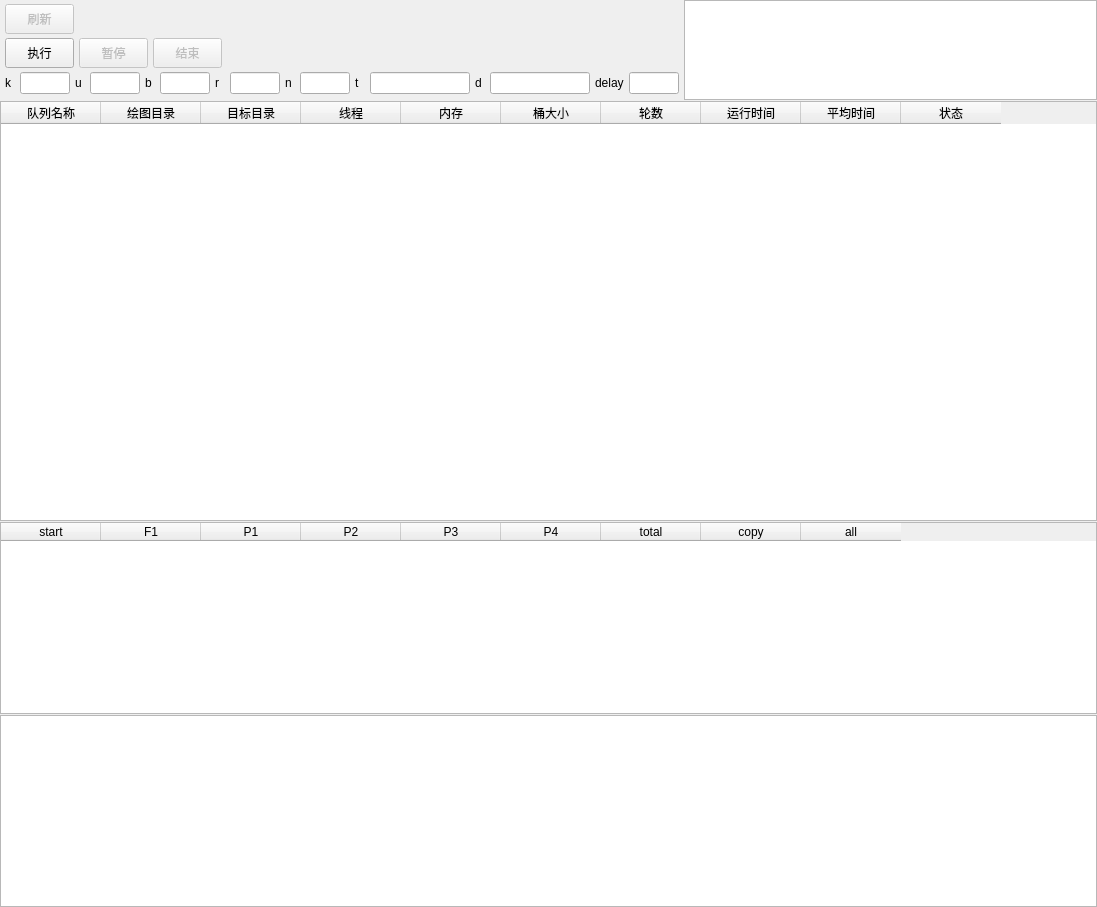
<?xml version="1.0" encoding="UTF-8"?>
<ui version="4.0">
 <class>mainwindow</class>
 <widget class="QDialog" name="mainwindow">
  <property name="geometry">
   <rect>
    <x>0</x>
    <y>0</y>
    <width>1097</width>
    <height>907</height>
   </rect>
  </property>
  <property name="sizePolicy">
   <sizepolicy hsizetype="Maximum" vsizetype="Maximum">
    <horstretch>0</horstretch>
    <verstretch>0</verstretch>
   </sizepolicy>
  </property>
  <property name="windowTitle">
   <string>SampleStudio  v3.7.2</string>
  </property>
  <layout class="QVBoxLayout" name="verticalLayout_3" stretch="0,7,0,0">
   <property name="spacing">
    <number>1</number>
   </property>
   <property name="leftMargin">
    <number>0</number>
   </property>
   <property name="topMargin">
    <number>0</number>
   </property>
   <property name="rightMargin">
    <number>0</number>
   </property>
   <property name="bottomMargin">
    <number>0</number>
   </property>
   <item>
    <layout class="QHBoxLayout" name="horizontalLayout_6" stretch="0,1">
     <property name="spacing">
      <number>0</number>
     </property>
     <property name="sizeConstraint">
      <enum>QLayout::SetDefaultConstraint</enum>
     </property>
     <item>
      <layout class="QVBoxLayout" name="verticalLayout" stretch="0,0,0">
       <property name="spacing">
        <number>2</number>
       </property>
       <property name="sizeConstraint">
        <enum>QLayout::SetFixedSize</enum>
       </property>
       <property name="leftMargin">
        <number>5</number>
       </property>
       <property name="topMargin">
        <number>2</number>
       </property>
       <property name="rightMargin">
        <number>5</number>
       </property>
       <property name="bottomMargin">
        <number>2</number>
       </property>
       <item>
        <layout class="QHBoxLayout" name="horizontalLayout_3">
         <property name="spacing">
          <number>5</number>
         </property>
         <property name="sizeConstraint">
          <enum>QLayout::SetFixedSize</enum>
         </property>
         <item>
          <widget class="QPushButton" name="bt_fluseDir">
           <property name="enabled">
            <bool>false</bool>
           </property>
           <property name="sizePolicy">
            <sizepolicy hsizetype="Fixed" vsizetype="Fixed">
             <horstretch>0</horstretch>
             <verstretch>0</verstretch>
            </sizepolicy>
           </property>
           <property name="minimumSize">
            <size>
             <width>0</width>
             <height>30</height>
            </size>
           </property>
           <property name="maximumSize">
            <size>
             <width>69</width>
             <height>30</height>
            </size>
           </property>
           <property name="text">
            <string>刷新</string>
           </property>
          </widget>
         </item>
         <item>
          <spacer name="horizontalSpacer_4">
           <property name="orientation">
            <enum>Qt::Horizontal</enum>
           </property>
           <property name="sizeHint" stdset="0">
            <size>
             <width>0</width>
             <height>0</height>
            </size>
           </property>
          </spacer>
         </item>
        </layout>
       </item>
       <item>
        <layout class="QHBoxLayout" name="horizontalLayout_4">
         <property name="spacing">
          <number>5</number>
         </property>
         <property name="sizeConstraint">
          <enum>QLayout::SetFixedSize</enum>
         </property>
         <item>
          <widget class="QPushButton" name="bt_taskRun">
           <property name="sizePolicy">
            <sizepolicy hsizetype="Fixed" vsizetype="Fixed">
             <horstretch>0</horstretch>
             <verstretch>0</verstretch>
            </sizepolicy>
           </property>
           <property name="minimumSize">
            <size>
             <width>0</width>
             <height>30</height>
            </size>
           </property>
           <property name="maximumSize">
            <size>
             <width>69</width>
             <height>30</height>
            </size>
           </property>
           <property name="toolTip">
            <string/>
           </property>
           <property name="text">
            <string>执行</string>
           </property>
           <property name="checkable">
            <bool>true</bool>
           </property>
          </widget>
         </item>
         <item>
          <widget class="QPushButton" name="bt_taskPause">
           <property name="enabled">
            <bool>false</bool>
           </property>
           <property name="sizePolicy">
            <sizepolicy hsizetype="Fixed" vsizetype="Fixed">
             <horstretch>0</horstretch>
             <verstretch>0</verstretch>
            </sizepolicy>
           </property>
           <property name="minimumSize">
            <size>
             <width>0</width>
             <height>30</height>
            </size>
           </property>
           <property name="maximumSize">
            <size>
             <width>69</width>
             <height>30</height>
            </size>
           </property>
           <property name="text">
            <string>暂停</string>
           </property>
          </widget>
         </item>
         <item>
          <widget class="QPushButton" name="bt_taskStop">
           <property name="enabled">
            <bool>false</bool>
           </property>
           <property name="sizePolicy">
            <sizepolicy hsizetype="Fixed" vsizetype="Fixed">
             <horstretch>0</horstretch>
             <verstretch>0</verstretch>
            </sizepolicy>
           </property>
           <property name="minimumSize">
            <size>
             <width>0</width>
             <height>30</height>
            </size>
           </property>
           <property name="maximumSize">
            <size>
             <width>69</width>
             <height>30</height>
            </size>
           </property>
           <property name="text">
            <string>结束</string>
           </property>
          </widget>
         </item>
         <item>
          <spacer name="horizontalSpacer_2">
           <property name="orientation">
            <enum>Qt::Horizontal</enum>
           </property>
           <property name="sizeHint" stdset="0">
            <size>
             <width>0</width>
             <height>0</height>
            </size>
           </property>
          </spacer>
         </item>
        </layout>
       </item>
       <item>
        <layout class="QHBoxLayout" name="horizontalLayout_5" stretch="0,0,0,0,0,0,0,0,0,0,0,0,0,0,0,0">
         <property name="spacing">
          <number>5</number>
         </property>
         <property name="sizeConstraint">
          <enum>QLayout::SetFixedSize</enum>
         </property>
         <item>
          <widget class="QLabel" name="label">
           <property name="minimumSize">
            <size>
             <width>10</width>
             <height>0</height>
            </size>
           </property>
           <property name="text">
            <string>k</string>
           </property>
          </widget>
         </item>
         <item>
          <widget class="QLineEdit" name="le_k">
           <property name="sizePolicy">
            <sizepolicy hsizetype="Fixed" vsizetype="Fixed">
             <horstretch>0</horstretch>
             <verstretch>0</verstretch>
            </sizepolicy>
           </property>
           <property name="minimumSize">
            <size>
             <width>0</width>
             <height>0</height>
            </size>
           </property>
           <property name="maximumSize">
            <size>
             <width>50</width>
             <height>16777215</height>
            </size>
           </property>
           <property name="maxLength">
            <number>20</number>
           </property>
          </widget>
         </item>
         <item>
          <widget class="QLabel" name="label_2">
           <property name="minimumSize">
            <size>
             <width>10</width>
             <height>0</height>
            </size>
           </property>
           <property name="text">
            <string>u</string>
           </property>
          </widget>
         </item>
         <item>
          <widget class="QLineEdit" name="le_u">
           <property name="minimumSize">
            <size>
             <width>0</width>
             <height>0</height>
            </size>
           </property>
           <property name="maximumSize">
            <size>
             <width>50</width>
             <height>16777215</height>
            </size>
           </property>
           <property name="maxLength">
            <number>100</number>
           </property>
          </widget>
         </item>
         <item>
          <widget class="QLabel" name="label_3">
           <property name="minimumSize">
            <size>
             <width>10</width>
             <height>0</height>
            </size>
           </property>
           <property name="text">
            <string>b</string>
           </property>
          </widget>
         </item>
         <item>
          <widget class="QLineEdit" name="le_b">
           <property name="minimumSize">
            <size>
             <width>0</width>
             <height>0</height>
            </size>
           </property>
           <property name="maximumSize">
            <size>
             <width>50</width>
             <height>16777215</height>
            </size>
           </property>
           <property name="maxLength">
            <number>100</number>
           </property>
          </widget>
         </item>
         <item>
          <widget class="QLabel" name="label_4">
           <property name="minimumSize">
            <size>
             <width>10</width>
             <height>0</height>
            </size>
           </property>
           <property name="text">
            <string>r</string>
           </property>
          </widget>
         </item>
         <item>
          <widget class="QLineEdit" name="le_r">
           <property name="minimumSize">
            <size>
             <width>0</width>
             <height>0</height>
            </size>
           </property>
           <property name="maximumSize">
            <size>
             <width>50</width>
             <height>16777215</height>
            </size>
           </property>
           <property name="maxLength">
            <number>100</number>
           </property>
          </widget>
         </item>
         <item>
          <widget class="QLabel" name="label_8">
           <property name="minimumSize">
            <size>
             <width>10</width>
             <height>0</height>
            </size>
           </property>
           <property name="text">
            <string>n</string>
           </property>
          </widget>
         </item>
         <item>
          <widget class="QLineEdit" name="le_n">
           <property name="minimumSize">
            <size>
             <width>0</width>
             <height>0</height>
            </size>
           </property>
           <property name="maximumSize">
            <size>
             <width>50</width>
             <height>16777215</height>
            </size>
           </property>
           <property name="maxLength">
            <number>100</number>
           </property>
          </widget>
         </item>
         <item>
          <widget class="QLabel" name="label_7">
           <property name="minimumSize">
            <size>
             <width>10</width>
             <height>0</height>
            </size>
           </property>
           <property name="text">
            <string>t</string>
           </property>
          </widget>
         </item>
         <item>
          <widget class="QLineEdit" name="le_t">
           <property name="minimumSize">
            <size>
             <width>0</width>
             <height>0</height>
            </size>
           </property>
           <property name="maximumSize">
            <size>
             <width>100</width>
             <height>16777215</height>
            </size>
           </property>
           <property name="maxLength">
            <number>100</number>
           </property>
          </widget>
         </item>
         <item>
          <widget class="QLabel" name="label_6">
           <property name="minimumSize">
            <size>
             <width>10</width>
             <height>0</height>
            </size>
           </property>
           <property name="text">
            <string>d</string>
           </property>
          </widget>
         </item>
         <item>
          <widget class="QLineEdit" name="le_d">
           <property name="sizePolicy">
            <sizepolicy hsizetype="Fixed" vsizetype="Fixed">
             <horstretch>0</horstretch>
             <verstretch>0</verstretch>
            </sizepolicy>
           </property>
           <property name="minimumSize">
            <size>
             <width>0</width>
             <height>0</height>
            </size>
           </property>
           <property name="maximumSize">
            <size>
             <width>100</width>
             <height>16777215</height>
            </size>
           </property>
           <property name="maxLength">
            <number>20</number>
           </property>
          </widget>
         </item>
         <item>
          <widget class="QLabel" name="label_5">
           <property name="minimumSize">
            <size>
             <width>10</width>
             <height>0</height>
            </size>
           </property>
           <property name="text">
            <string>delay</string>
           </property>
          </widget>
         </item>
         <item>
          <widget class="QLineEdit" name="le_delay">
           <property name="minimumSize">
            <size>
             <width>0</width>
             <height>0</height>
            </size>
           </property>
           <property name="maximumSize">
            <size>
             <width>50</width>
             <height>16777215</height>
            </size>
           </property>
           <property name="maxLength">
            <number>100</number>
           </property>
          </widget>
         </item>
        </layout>
       </item>
      </layout>
     </item>
     <item>
      <layout class="QHBoxLayout" name="horizontalLayout_2" stretch="3">
       <property name="spacing">
        <number>1</number>
       </property>
       <property name="sizeConstraint">
        <enum>QLayout::SetDefaultConstraint</enum>
       </property>
       <item>
        <widget class="QTextBrowser" name="text_info3">
         <property name="sizePolicy">
          <sizepolicy hsizetype="Expanding" vsizetype="Fixed">
           <horstretch>0</horstretch>
           <verstretch>0</verstretch>
          </sizepolicy>
         </property>
         <property name="minimumSize">
          <size>
           <width>0</width>
           <height>100</height>
          </size>
         </property>
         <property name="maximumSize">
          <size>
           <width>16777215</width>
           <height>100</height>
          </size>
         </property>
         <property name="horizontalScrollBarPolicy">
          <enum>Qt::ScrollBarAlwaysOff</enum>
         </property>
         <property name="lineWrapMode">
          <enum>QTextEdit::NoWrap</enum>
         </property>
         <property name="html">
          <string>&lt;!DOCTYPE HTML PUBLIC &quot;-//W3C//DTD HTML 4.0//EN&quot; &quot;http://www.w3.org/TR/REC-html40/strict.dtd&quot;&gt;
&lt;html&gt;&lt;head&gt;&lt;meta name=&quot;qrichtext&quot; content=&quot;1&quot; /&gt;&lt;style type=&quot;text/css&quot;&gt;
p, li { white-space: pre-wrap; }
&lt;/style&gt;&lt;/head&gt;&lt;body style=&quot; font-family:'SimSun'; font-size:9pt; font-weight:400; font-style:normal;&quot;&gt;
&lt;p style=&quot;-qt-paragraph-type:empty; margin-top:0px; margin-bottom:0px; margin-left:0px; margin-right:0px; -qt-block-indent:0; text-indent:0px;&quot;&gt;&lt;br /&gt;&lt;/p&gt;&lt;/body&gt;&lt;/html&gt;</string>
         </property>
        </widget>
       </item>
      </layout>
     </item>
    </layout>
   </item>
   <item>
    <layout class="QHBoxLayout" name="horizontalLayout" stretch="0">
     <property name="spacing">
      <number>0</number>
     </property>
     <property name="sizeConstraint">
      <enum>QLayout::SetDefaultConstraint</enum>
     </property>
     <item>
      <widget class="QTableWidget" name="table_task">
       <property name="sizePolicy">
        <sizepolicy hsizetype="Expanding" vsizetype="Expanding">
         <horstretch>0</horstretch>
         <verstretch>0</verstretch>
        </sizepolicy>
       </property>
       <property name="minimumSize">
        <size>
         <width>600</width>
         <height>0</height>
        </size>
       </property>
       <property name="maximumSize">
        <size>
         <width>16777215</width>
         <height>16777215</height>
        </size>
       </property>
       <column>
        <property name="text">
         <string>队列名称</string>
        </property>
       </column>
       <column>
        <property name="text">
         <string>绘图目录</string>
        </property>
       </column>
       <column>
        <property name="text">
         <string>目标目录</string>
        </property>
       </column>
       <column>
        <property name="text">
         <string>线程</string>
        </property>
       </column>
       <column>
        <property name="text">
         <string>内存</string>
        </property>
       </column>
       <column>
        <property name="text">
         <string>桶大小</string>
        </property>
       </column>
       <column>
        <property name="text">
         <string>轮数</string>
        </property>
       </column>
       <column>
        <property name="text">
         <string>运行时间</string>
        </property>
       </column>
       <column>
        <property name="text">
         <string>平均时间</string>
        </property>
       </column>
       <column>
        <property name="text">
         <string>状态</string>
        </property>
       </column>
      </widget>
     </item>
    </layout>
   </item>
   <item>
    <widget class="QTableWidget" name="table_plot">
     <property name="styleSheet">
      <string notr="true"/>
     </property>
     <column>
      <property name="text">
       <string>start</string>
      </property>
     </column>
     <column>
      <property name="text">
       <string>F1</string>
      </property>
     </column>
     <column>
      <property name="text">
       <string>P1</string>
      </property>
     </column>
     <column>
      <property name="text">
       <string>P2</string>
      </property>
     </column>
     <column>
      <property name="text">
       <string>P3</string>
      </property>
     </column>
     <column>
      <property name="text">
       <string>P4</string>
      </property>
     </column>
     <column>
      <property name="text">
       <string>total</string>
      </property>
     </column>
     <column>
      <property name="text">
       <string>copy</string>
      </property>
     </column>
     <column>
      <property name="text">
       <string>all</string>
      </property>
     </column>
    </widget>
   </item>
   <item>
    <widget class="QTextEdit" name="text_info">
     <property name="readOnly">
      <bool>true</bool>
     </property>
    </widget>
   </item>
  </layout>
 </widget>
 <resources/>
 <connections/>
</ui>
